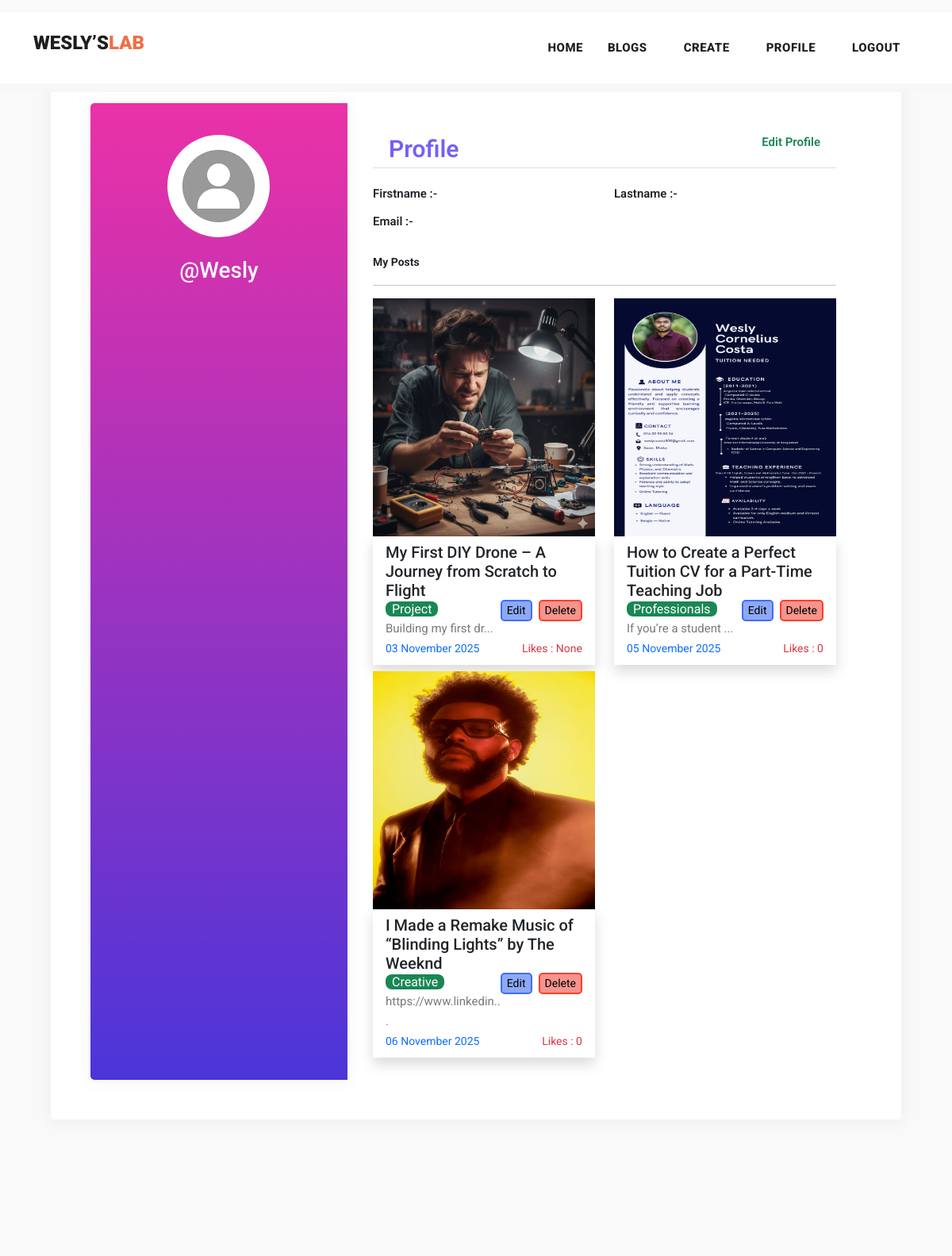
Before: /profile/15 (upper part) with the older database file.
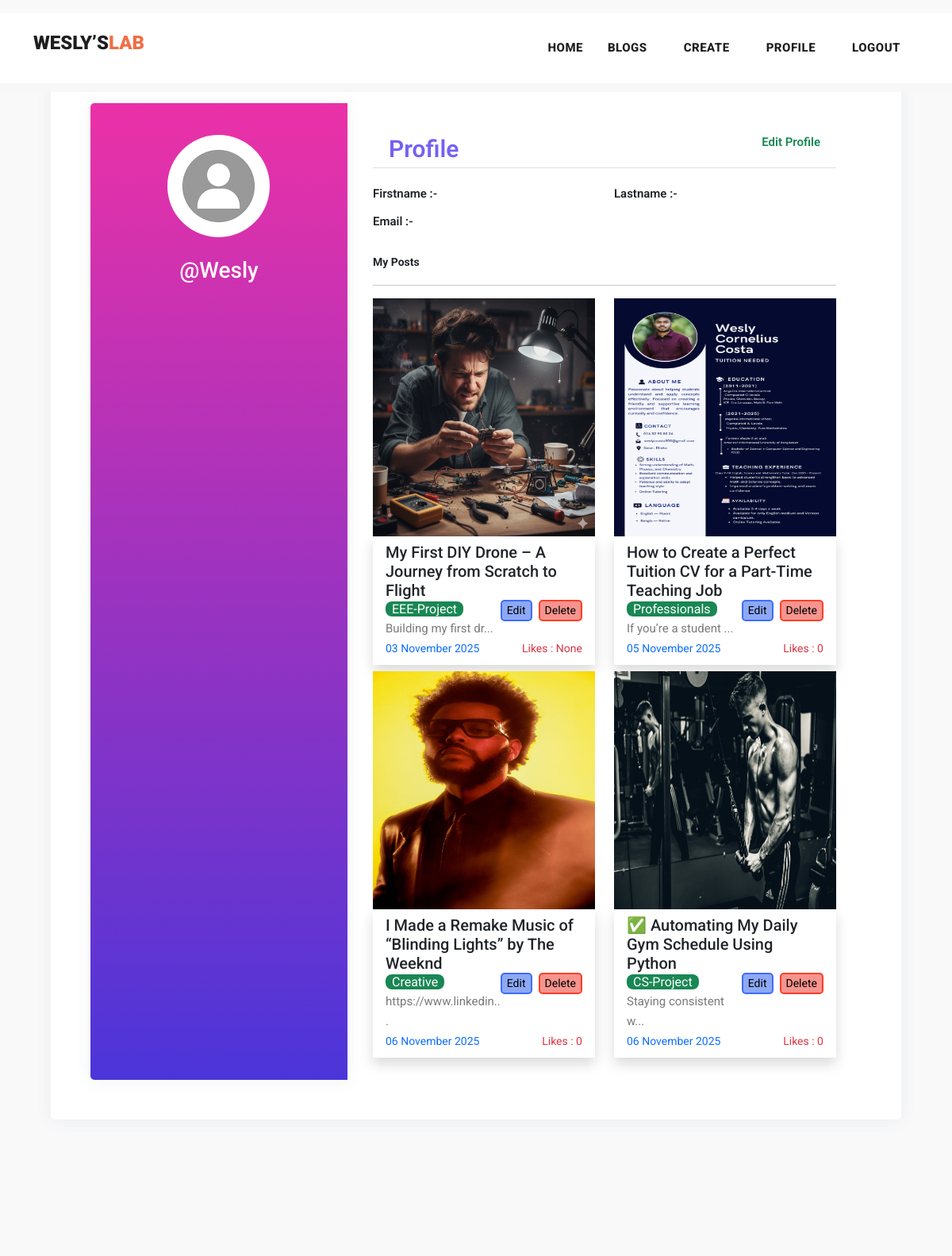
After: the same page with the newer database file.
### myapp/models.py (models this page shows, shortened)
class Post(models.Model):
    postname = models.CharField(max_length=600)
    category = models.CharField(max_length=600)
    image = models.ImageField(upload_to='images/posts',blank=True,null=True)
    content = models.CharField(max_length=100000)
    time = models.CharField(default=time,max_length=100, blank=True)
    likes = models.IntegerField(null=True,blank=True,default=0)
    user = models.ForeignKey(User,on_delete=models.CASCADE)

### myapp/views.py (the view)
# urls.py: path("profile/<int:id>",views.profile,name='profile'),
def profile(request,id):
    return render(request,'profile.html',{
        'user':User.objects.get(id=id),
        'posts':Post.objects.all(),
        'media_url':settings.MEDIA_URL,
    })

### templates/profile.html (shortened to what the changed rows need)
{% load static %}
<!DOCTYPE html>
<html lang="en">
<head>
    <link href="https://cdn.jsdelivr.net/npm/bootstrap@5.3.0-alpha3/dist/css/bootstrap.min.css" rel="stylesheet"
>
    <link href="{% static 'vendor/bootstrap/css/bootstrap.min.css' %}" rel="stylesheet">
    <link rel="stylesheet" href="https://maxcdn.bootstrapcdn.com/bootstrap/4.0.0/css/bootstrap.min.css">
    <link href="https://cdn.jsdelivr.net/npm/bootstrap@5.3.0-alpha3/dist/css/bootstrap.min.css" rel="stylesheet"
>
    <link rel="stylesheet" href="{% static 'assets/css/fontawesome.css' %}">
    <link rel="stylesheet" href="{% static 'assets/css/templatemo-stand-blog.css' %}">
    <link rel="stylesheet" href="{% static 'assets/css/owl.css' %}">
</head>
<body>
    <header class="">
        <nav class="navbar navbar-expand-lg bg-white">
            <div class="container">
                <a class="navbar-brand" href="index.html">
                    <h2>Wesly’s<span style="color: rgb(241, 110, 70);">Lab</span></h2>
                </a>
            </div>
        </nav>
    </header>
    <div class="mt-3">
        <div class="page-content page-container p-lg-5 p-0" id="page-content">
            <div class="padding">
                <div class="row d-flex justify-content-center">
                    <div class="col-xl-12 col-md-12" id="card">
                        <div class="card user-card-full">
                            <div class="row m-l-0 m-r-0">
                                <div class="col-sm-8">
                                    <div class="card-block">
                                        <div class="row row-cols-lg-2 row-cols-1">
                                            {% for post in posts%}
                                            {% if post.user_id == user.id %}
                                            <div class="col col-lg-6 col-12 mb-2">
                                                <img src="{{media_url}}{{post.image}}" alt="" height="300px"
                                                    width="100%">
                                                <div class="px-3 py-2 shadow">
                                                    <h5>{{post.postname}}</h5>
                                                    <a href="{% url 'deletepost' post.id %}"><button
                                                            class="ms-2 float-right small" type="submit"
                                                            style="border:2px solid rgb(252, 63, 42); border-radius: 5px; background-color: rgb(246, 148, 141);">Delete</button></a>
                                                    <a href="{% url 'editpost' post.id %}"><button
                                                            class="float-right small" type="submit"
                                                            style="border:2px solid rgb(64, 108, 251); border-radius: 5px; background-color: rgb(141, 169, 246);">Edit</button></a>
                                                    <span
                                                        class="text-white bg-success rounded-3 px-2 rounded-2">{{post.category}}</span>
                                                    <p>{{post.content|slice:"0:20"}}...</p>
                                                    <p class="small text-primary">{{post.time}}<span
                                                            class="text-danger float-right">Likes :
                                                            {{post.likes}}</span></p>
                                                </div>
                                            </div>
                                            {% endif %}
                                            {% endfor %}
                                        </div>
                                    </div>
                                </div>
                            </div>
                        </div>
                    </div>
                </div>
            </div>
        </div>
    </div>
</body>
</html>

Changed rows visible on the page:
changed Post "My First DIY Drone – A Journey from Scratch to Flight": category "Project" → "EEE-Project"
added Post: image (picture), postname "✅ Automating My Daily Gym Schedule Using Python", category "CS-Project", content "Staying consistent w", time "06 November 2025", likes "0"
